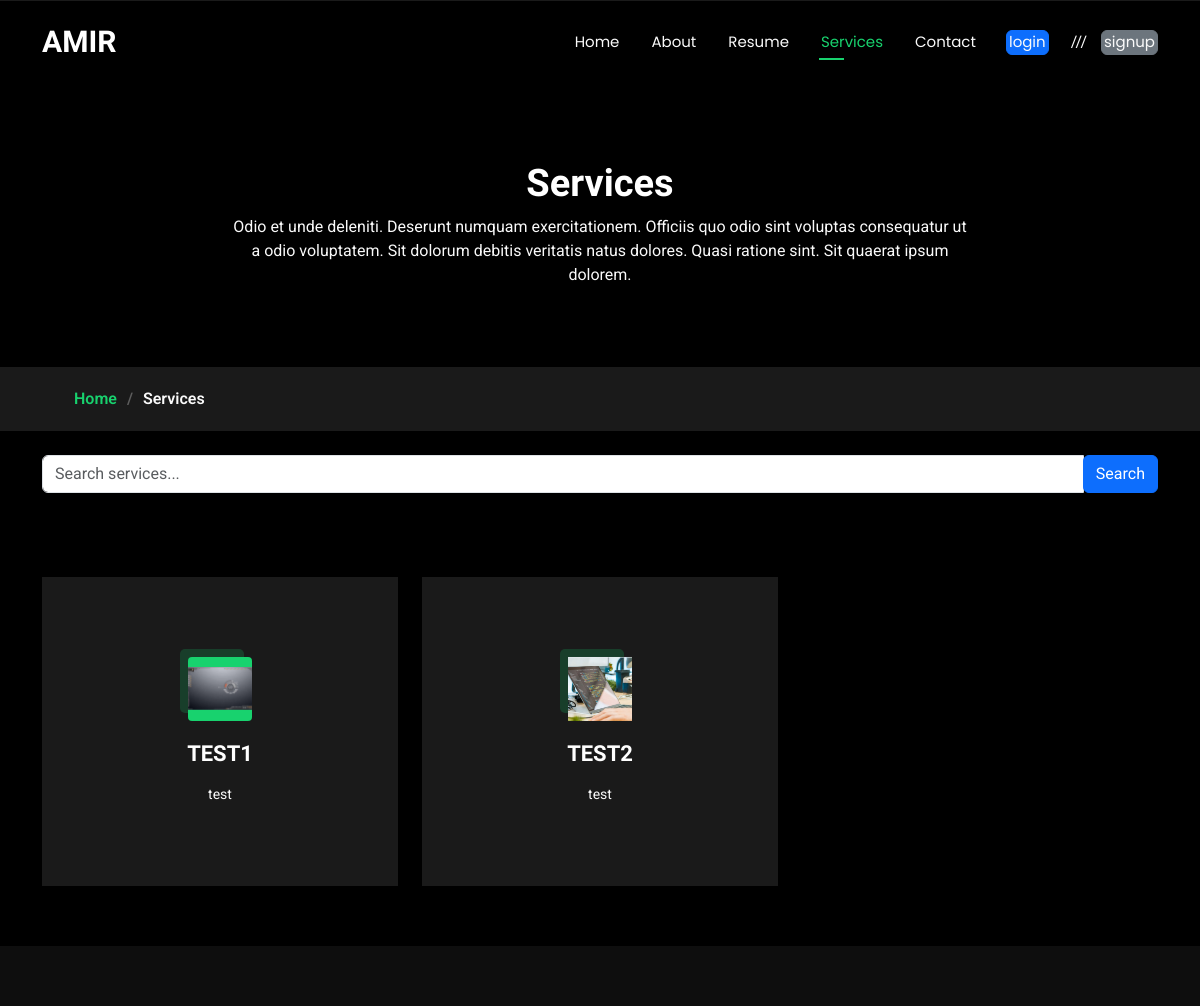
Page /services/ on the committed database.
### root/models.py (models this page shows, shortened)
class Service(models.Model):
    name = models.CharField(max_length=100)
    scheduled = models.DateTimeField(default=timezone.now)
    content = models.TextField(default="test")
    name_servise = models.CharField(max_length=100, default="Default Service")
    about_content = models.TextField(default="test")
    image = models.ImageField(upload_to='services', default='services/default0.jpg')
    Edelectus_content_name = models.TextField(default="test")
    Edelectus_content_Description = models.TextField(default="test")
    Temporibus_content_name = models.TextField(default="test")
    Temporibus_content_Description = models.TextField(default="test")
    Feature_content = models.TextField(default="test")
    Description_content_name = models.TextField(default="test")
    Description_content_Description = models.TextField(default="test")
    status = models.BooleanField(default=False)
    created_at = models.DateTimeField(auto_now_add=True)
    updated_at = models.DateTimeField(auto_now=True)
    class Meta:
        ordering = ('created_at',)

### root/views.py (the view)
# urls.py: path('services/', services, name='services'),
def services(request):
    query = request.GET.get('q')
    services = Service.objects.filter(name__icontains=query) if query else Service.objects.all()
    context = {
        'active_page': 'services',  # شناسه صفحه فعلی
        'services': services
    }
    return render(request, 'root/services.html', context)

### templates/root/services.html (shortened to what this page needs)
{% extends "base.html" %}
{% load static %}
{% block 'content' %}<!DOCTYPE html>
  <main class="main">
    <div class="page-title" data-aos="fade">
      <div class="heading">
        <div class="container">
          <div class="row d-flex justify-content-center text-center">
            <div class="col-lg-8">
              <h1>Services</h1>
              <p class="mb-0">Odio et unde deleniti. Deserunt numquam exercitationem. Officiis quo odio sint voluptas consequatur ut a odio voluptatem. Sit dolorum debitis veritatis natus dolores. Quasi ratione sint. Sit quaerat ipsum dolorem.</p>
            </div>
          </div>
        </div>
      </div>
      <nav class="breadcrumbs">
        <div class="container">
          <ol>
            <li><a href="{% url 'root:home' %}">Home</a></li>
            <li class="current">Services</li>
          </ol>
        </div>
      </nav>
    </div>
    <div class="search-bar container my-4">
      <form method="GET">
        <div class="input-group">
          <input type="text" name="q" class="form-control" placeholder="Search services..." aria-label="Search services" value="{{ request.GET.q|default_if_none:'' }}">
          <div class="input-group-append">
            <button class="btn btn-primary" type="submit">Search</button>
          </div>
        </div>
      </form>
    </div>
    <section id="services" class="services section">
      <div class="container">
        <div class="row gy-4">
          {% if services %}
            {% for service in services %}
              <div class="col-lg-4 col-md-6" data-aos="fade-up" data-aos-delay="100">
                <div class="service-item position-relative">
                  <div class="icon">
                    {% if service.image %}
                      <img src="{{ service.image.url }}" alt="{{ service.name }}" class="img-fluid">
                    {% else %}
                      <i class="bi bi-activity"></i>
                    {% endif %}
                  </div>
                  <a href="{% url 'root:service_details' service.id %}" class="stretched-link">
                    <h3>{{ service.name }}</h3>
                  </a>
                  <p>{{ service.content|truncatewords:20 }}</p>
                </div>
              </div>
            {% endfor %}
          {% endif %}
        </div>
      </div>
    </section>
  </main>
{% endblock 'content' %}

### static/assets/css/main.css (style rules this page uses)
:root { --default-font: "Roboto", system-ui, -apple-system, "Segoe UI", Roboto, "Helvetica Neue", Arial, "Noto Sans", "Liberation Sans", sans-serif, "Apple Color Emoji", "Segoe UI Emoji", "Segoe UI Symbol", "Noto Color Emoji"; --heading-font: "Raleway", sans-serif; --nav-font: "Poppins", sans-serif; }
:root { --background-color: #000000; --default-color: #fafafa; --heading-color: #ffffff; --accent-color: #18d26e; --surface-color: #1a1a1a; --contrast-color: #000000; }
:root { --nav-color: #fafafa; --nav-hover-color: #18d26e; --nav-mobile-background-color: #1a1a1a; --nav-dropdown-background-color: #1a1a1a; --nav-dropdown-color: #fafafa; --nav-dropdown-hover-color: #18d26e; }
:root { scroll-behavior: smooth; }
body { color: var(--default-color); background-color: var(--background-color); font-family: var(--default-font); }
a { color: var(--accent-color); text-decoration: none; transition: 0.3s; }
h1, h2, h3, h4, h5, h6 { color: var(--heading-color); font-family: var(--heading-font); }
.page-title { color: var(--default-color); background-color: var(--background-color); position: relative; }
.page-title .heading { padding: 160px 0 80px 0; border-top: 1px solid color-mix(in srgb, var(--default-color), transparent 90%); }
.page-title .heading h1 { font-size: 38px; font-weight: 700; }
.page-title nav { background-color: color-mix(in srgb, var(--default-color), transparent 90%); padding: 20px 0; }
.page-title nav ol { display: flex; flex-wrap: wrap; list-style: none; margin: 0; font-size: 16px; font-weight: 600; }
.page-title nav ol li+li { padding-left: 10px; }
.page-title nav ol li+li::before { content: "/"; display: inline-block; padding-right: 10px; color: color-mix(in srgb, var(--default-color), transparent 70%); }
section, .section { color: var(--default-color); background-color: var(--background-color); padding: 60px 0; scroll-margin-top: 100px; overflow: clip; }
.services .service-item { background-color: var(--surface-color); text-align: center; padding: 80px 20px; transition: all ease-in-out 0.3s; height: 100%; }
.services .service-item .icon { margin: 0 auto; width: 64px; height: 64px; background: var(--accent-color); border-radius: 4px; display: flex; align-items: center; justify-content: center; margin-bottom: 20px; transition: 0.3s; transform-style: preserve-3d; }
.services .service-item .icon::before { position: absolute; content: ""; left: -8px; top: -8px; height: 100%; width: 100%; background: color-mix(in srgb, var(--accent-color), transparent 80%); border-radius: 5px; transition: all 0.3s ease-out 0s; transform: translateZ(-1px); }
.services .service-item h3 { font-weight: 700; margin: 10px 0 15px 0; font-size: 22px; }
.services .service-item p { line-height: 24px; font-size: 14px; margin-bottom: 0; }

### rows in the picture
Service: image (placeholder picture), name "TEST1", content "test"
Service: image (placeholder picture), name "TEST2", content "test"
